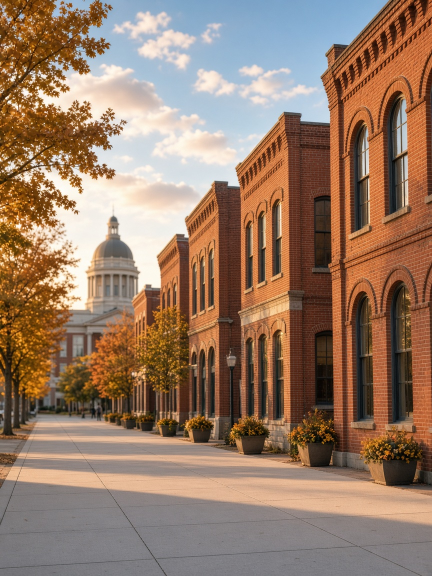
#> input picture 2026-11-08-neighborhood-concord/build/src/gen-01-raw.jpg, 864 x 1152 px (shown at 1/2 size); its folder holds only this picture in this run
$ python finish.py src/gen-01-raw.jpg
#> lines starting #> are read from the running program, lines starting #| are printed output that depends on the picture
### TEMPLATES/photo_registry.py
"""Photo-history registry for Denise's carousels.
Registry: TEMPLATES/photo-registry.csv (one row per photo use: carousel, slide, source id/URL, perceptual hashes).
Usage:
  python3 photo_registry.py backfill            # rebuild registry from every carousel folder (local + repo + git history)
  python3 photo_registry.py check IMG [IMG...]  # check candidate photos (originals or 1080x1350 crops) against the registry
  python3 photo_registry.py add CAROUSEL        # append a finished carousel's build/img photos (+ CREDITS ids)
Rule (CAROUSEL_STANDARD.md, PHOTO REGISTRY): every build checks new photos here, never reuses one, and appends its own.
"""
import csv, hashlib, io, os, re, subprocess, sys
from PIL import Image, ImageOps, ImageStat
import imagehash
C = "/workspace/lir-ai-team/content-research/carousels"; REPO = "/workspace/repos/lir-carousels"
REG = C + "/TEMPLATES/photo-registry.csv"
COLS = ["carousel","slide","kind","provider","source_id","source_url","photographer","file","sha1","phash","dhash","zone_phash","zone_dhash","added","notes"]
SKIP_DIRS = ("raw", "cand", "process", "__pycache__", ".git", "TEMPLATES", "build-noda", "build-tips")
UNS = re.compile(r"(?:photo-)?(\d{10,13}-[0-9a-f]{12})"); PEX = re.compile(r"pexels(?:\.com/photos?/(?:[a-z0-9-]*-)?|-photo-|[-_ ]|: ?)(\d{5,9})")
WM = re.compile(r"File:([^,|()\n]+?\.(?:jpe?g|png|tif))", re.I)
# Unsplash ids that share an upload-timestamp prefix are usually the same photographer session/series
def series_key(sid):
    m = re.match(r"(\d{10,13})-", sid or ""); return m.group(1)[:8] if m else ""

def norm45(im):
    im = ImageOps.exif_transpose(im).convert("RGB"); w, h = im.size; t = 1080/1350
    if w/h > t: nw = int(h*t); l = (w-nw)//2; im = im.crop((l,0,l+nw,h))
    else: nh = int(w/t); tp = (h-nh)//2; im = im.crop((0,tp,w,tp+nh))
    return im.resize((1080,1350), Image.LANCZOS)
def zone(im45): return im45.crop((0,130,1080,640))   # the clean photo zone in every theme (below the tag, above the text)
def hashes(im, kind):
    im = ImageOps.exif_transpose(im).convert("RGB")
    is_slide = kind == "slide_render" or im.size == (1080,1350)
    z = zone(im.resize((1080,1350), Image.LANCZOS) if is_slide else norm45(im))
    if sum(ImageStat.Stat(z.convert("L")).stddev) < 12: return None   # flat page (stats slide with no photo)
    return dict(phash=str(imagehash.phash(im)), dhash=str(imagehash.dhash(im)), zone_phash=str(imagehash.phash(z)), zone_dhash=str(imagehash.dhash(z)))
# [34 lines left out: functions ids_in, slide_ids, all_ids, kind_of, not called in this run]
def slide_no(rel):
    m = re.search(r"(?:slide-|/)(\d\d)(?:[-_.])", "/"+os.path.basename(rel) if "src" not in rel else "x"); return int(m.group(1)) if m else ""

# [59 lines left out: function backfill, not called in this run]
def load():
    return list(csv.DictReader(open(REG))) if os.path.exists(REG) else []
def save(rows):
    w = csv.DictWriter(open(REG,"w",newline=""), fieldnames=COLS); w.writeheader(); [w.writerow({k: r.get(k,"") for k in COLS}) for r in rows]
# [46 lines left out: functions check, add, not called in this run]

# [11 lines that do not run on import are left out]

# [10 lines left out: function open_row, not called in this run]

### 2026-11-08-neighborhood-concord/build/finish.py
"""Finish step for Concord NC spotlight (Sun Nov 8 2026).
  python3 build/finish.py check
  python3 build/finish.py
"""
import os, sys, csv, glob, hashlib, subprocess, datetime
sys.path.insert(0, "/workspace/repos/lir-carousels/TEMPLATES"); import photo_registry as pr
from PIL import Image
B = os.path.dirname(os.path.abspath(__file__)); D = os.path.dirname(B); NAME = os.path.basename(D)
REGS = ["/workspace/repos/lir-carousels/TEMPLATES/photo-registry.csv", "/workspace/lir-ai-team/content-research/carousels/TEMPLATES/photo-registry.csv"]
NOTE = "Concord NC Community Spotlight Nov 8 2026; Modern Charlotte Editorial; ORIGINAL image generated Nov 8 2026 with GenerateImage (no stock, no credit needed); DRAFT awaiting Denise approval"

def raws(): return sorted(glob.glob(os.path.join(B, "src", "gen-??-raw.*")))

def check():
    rows = pr.load()
    if not rows:
        alt = "/workspace/repos/lir-carousels/TEMPLATES/photo-registry.csv"
        rows = list(csv.DictReader(open(alt, newline="")))
    bad = 0
    for p in raws():
        hits = pr.check(p, rows); print(os.path.basename(p), "OK (no match)" if not hits else f"{len(hits)} possible match(es)")
        for s, r, why in hits[:5]: print("   ", s, r["carousel"], r["slide"], r["file"], why); bad += 1
    return bad

def register():
    today = datetime.date.today().isoformat(); new = []
    for p in raws():
        n = int(os.path.basename(p)[4:6]); sid = f"gen-2026-11-08-concord-{n:02d}"
        files = [(os.path.relpath(p, D), "src_original"), (f"build/src/gen-{n:02d}.jpg", "photo"),
                 (f"slide-{n:02d}.png", "slide_render"), (f"slides-1x1/slide-{n:02d}.png", "slide_render"), (f"slides-9x16/slide-{n:02d}.png", "slide_render")]
        for rel, kind in files:
            fp = os.path.join(D, rel)
            if not os.path.exists(fp): continue
            h = pr.hashes(Image.open(fp), kind)
#> in hashes, im is the input picture: PIL image 864x1152 RGB; mean R, G, B 150.5, 122.6, 103
#> in norm45, `im = im.crop((0, tp, w, tp + nh))`:
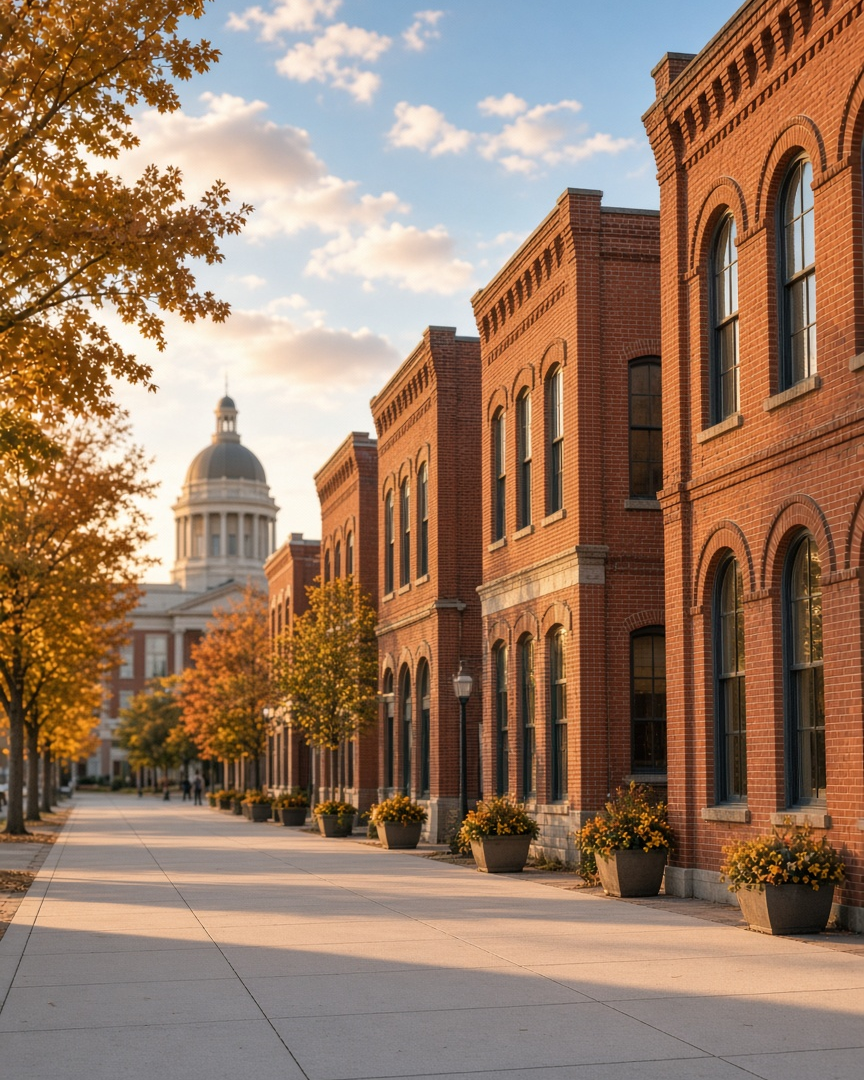
#> im: PIL image 864x1080 RGB; mean R, G, B 151.9, 121.9, 100.5
#> in zone, `def zone(im45): return im45.crop((0,130,1080,640))`:
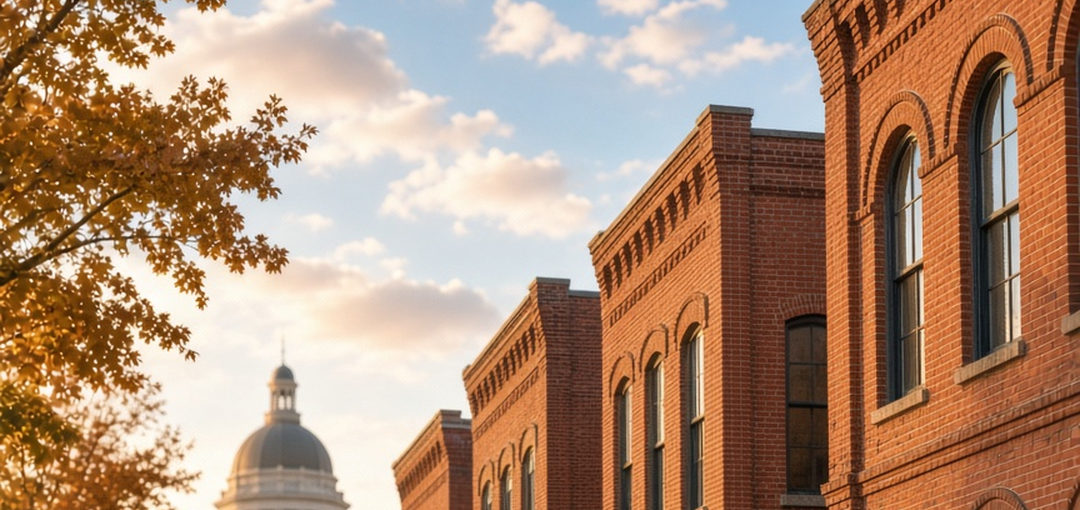
#> returned value: PIL image 1080x510 RGB; mean R, G, B 174.5, 140.8, 116.9
            if not h: continue
            new.append(dict(carousel=NAME, slide=n, kind=kind, provider="generated:GenerateImage", source_id=sid, source_url="", photographer="",
                            file=f"{NAME}/{rel}", sha1=hashlib.sha1(open(fp, "rb").read()).hexdigest(), added=today, notes=NOTE, **h))
    for reg in REGS:
        if not os.path.exists(reg):
            print("skip missing", reg); continue
        have = {(r["carousel"], r["sha1"]) for r in csv.DictReader(open(reg, newline=""))}
        add = [r for r in new if (r["carousel"], r["sha1"]) not in have]
        with open(reg, "a", newline="") as f:
            w = csv.DictWriter(f, fieldnames=pr.COLS, lineterminator="\r\n"); [w.writerow(r) for r in add]
        print(reg, "+", len(add), "rows")
    return len(new)

if __name__ == "__main__":
    if sys.argv[1:2] == ["check"]: sys.exit(1 if check() else 0)
    print("registered", register(), "rows per registry copy")
#> (the call stopped at in hashes, `return dict(phash=str(imagehash.phash(im)), dhash=str(imagehash.dhash(..`: imagehash is not available in this run)
    subprocess.run([sys.executable, "/workspace/repos/lir-carousels/TEMPLATES/compliance_check.py", D])
    for f in ["slides.zip", "slides-1x1.zip", "slides-9x16.zip", "slides-jpg.zip", "slides-1x1-jpg.zip", "slides-9x16-jpg.zip", f"{NAME}-DRAFT.pdf", "youtube-short.mp4"]:
        p = os.path.join(D, f)
        if os.path.exists(p): print(f, f"{os.path.getsize(p)/1e6:.1f} MB")
    mp4 = os.path.join(D, "youtube-short.mp4")
    if os.path.exists(mp4):
        print(subprocess.run(["ffprobe", "-v", "error", "-show_entries", "format=duration:stream=codec_type,codec_name,width,height", "-of", "json", mp4],
                             capture_output=True, text=True).stdout)

$ run again, on 2026-11-08-neighborhood-concord/build/src/gen-03-raw.jpg
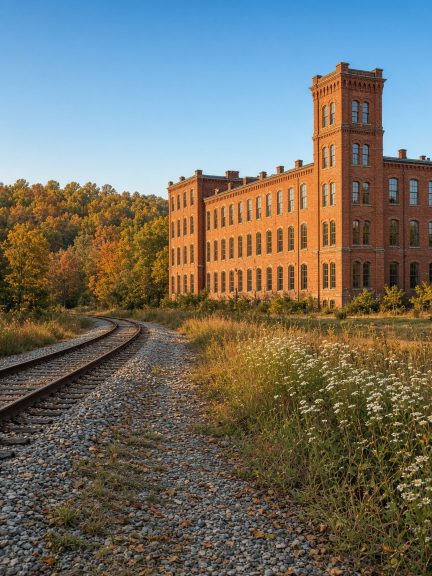
#> input picture 2026-11-08-neighborhood-concord/build/src/gen-03-raw.jpg, 864 x 1152 px (shown at 1/2 size)
#> in hashes, im is the input picture: PIL image 864x1152 RGB; mean R, G, B 113.3, 112, 102.3
#> in norm45, `im = im.crop((0, tp, w, tp + nh))`:
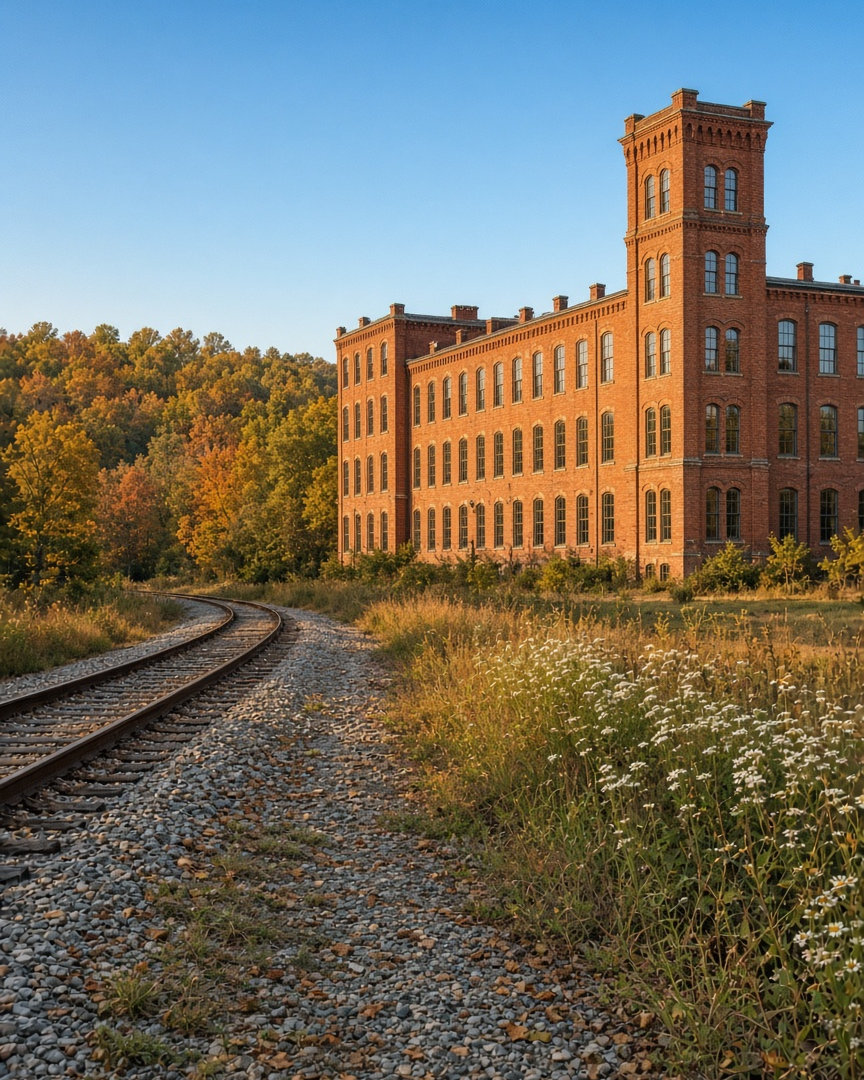
#> im: PIL image 864x1080 RGB; mean R, G, B 115.8, 112, 100
#> in zone, `def zone(im45): return im45.crop((0,130,1080,640))`:
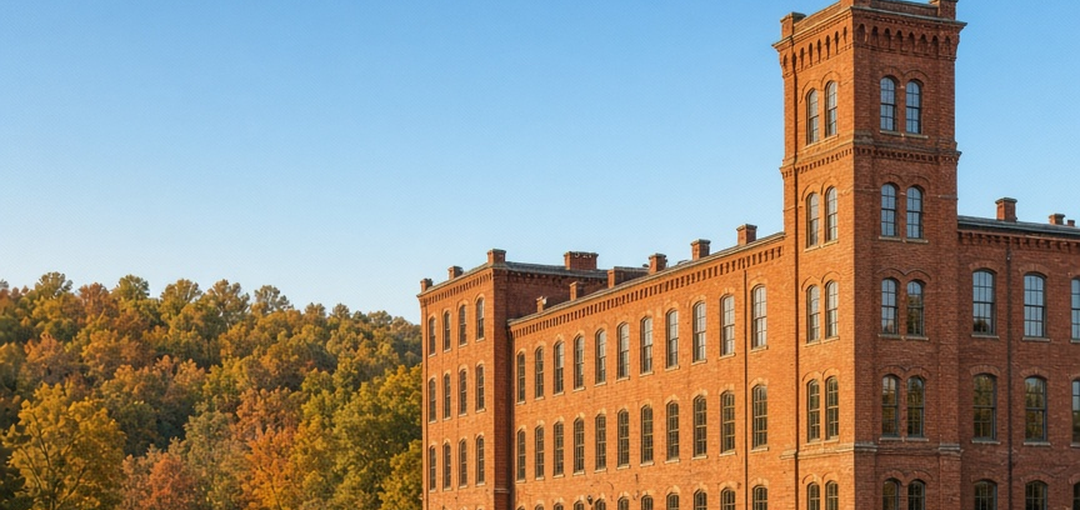
#> returned value: PIL image 1080x510 RGB; mean R, G, B 149, 143.5, 134.8

$ run again, on 2026-11-08-neighborhood-concord/build/src/gen-05-raw.jpg
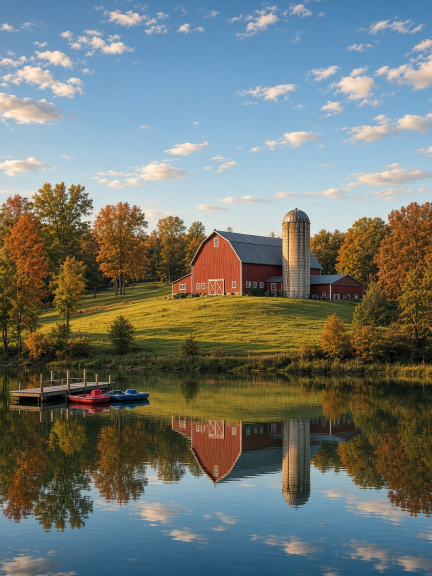
#> input picture 2026-11-08-neighborhood-concord/build/src/gen-05-raw.jpg, 864 x 1152 px (shown at 1/2 size)
#> in hashes, im is the input picture: PIL image 864x1152 RGB; mean R, G, B 112.9, 120.3, 115
#> in norm45, `im = im.crop((0, tp, w, tp + nh))`:
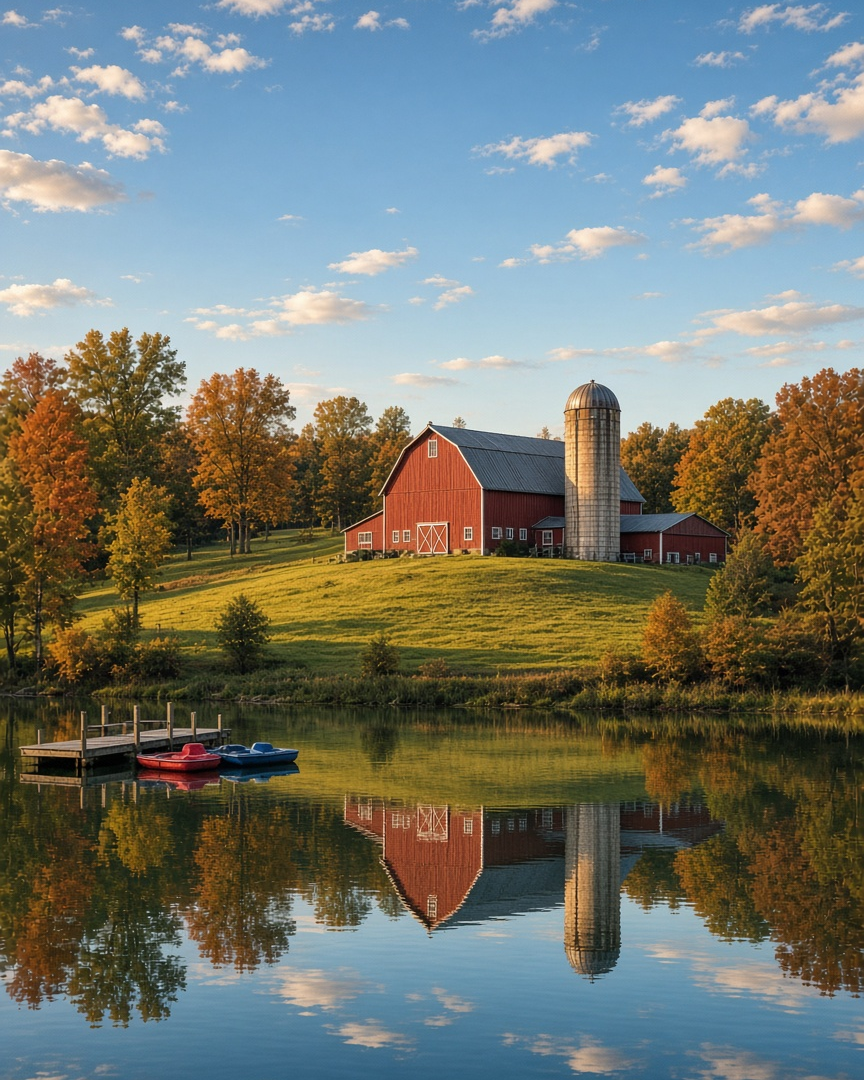
#> im: PIL image 864x1080 RGB; mean R, G, B 115.4, 120.6, 112.9
#> in zone, `def zone(im45): return im45.crop((0,130,1080,640))`:
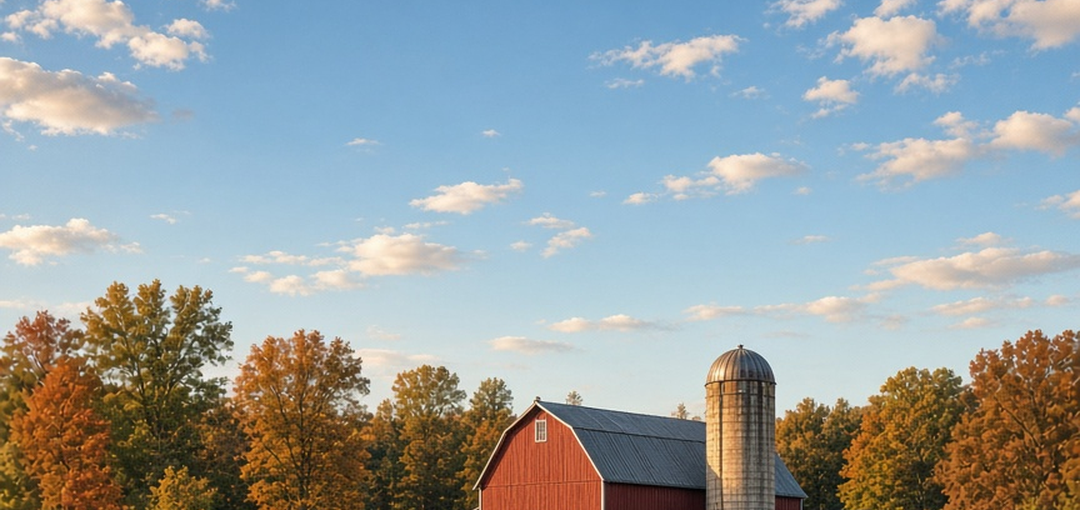
#> returned value: PIL image 1080x510 RGB; mean R, G, B 152.3, 161.3, 163.4

$ run again, on 2026-11-08-neighborhood-concord/build/src/gen-09-raw.jpg
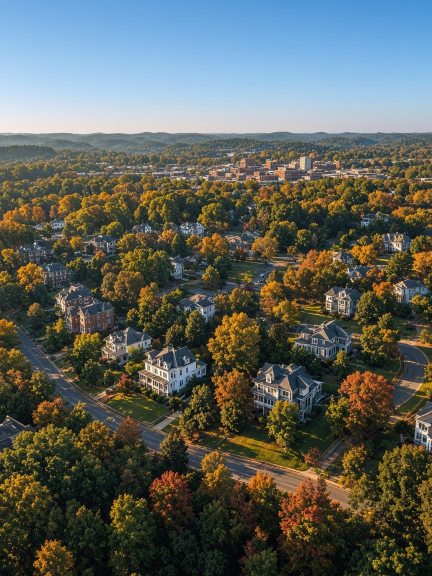
#> input picture 2026-11-08-neighborhood-concord/build/src/gen-09-raw.jpg, 864 x 1152 px (shown at 1/2 size)
#> in hashes, im is the input picture: PIL image 864x1152 RGB; mean R, G, B 91.3, 96.2, 89.5
#> in norm45, `im = im.crop((0, tp, w, tp + nh))`:
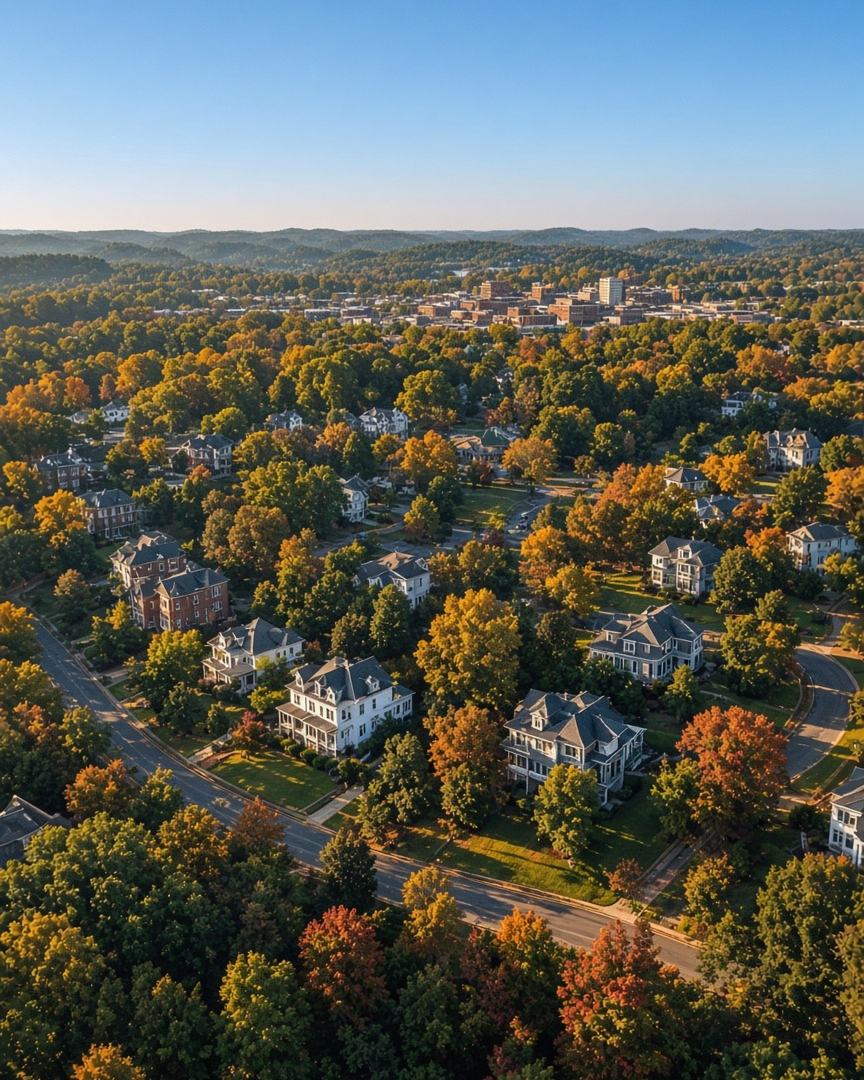
#> im: PIL image 864x1080 RGB; mean R, G, B 93.2, 96.3, 87.5
#> in zone, `def zone(im45): return im45.crop((0,130,1080,640))`:
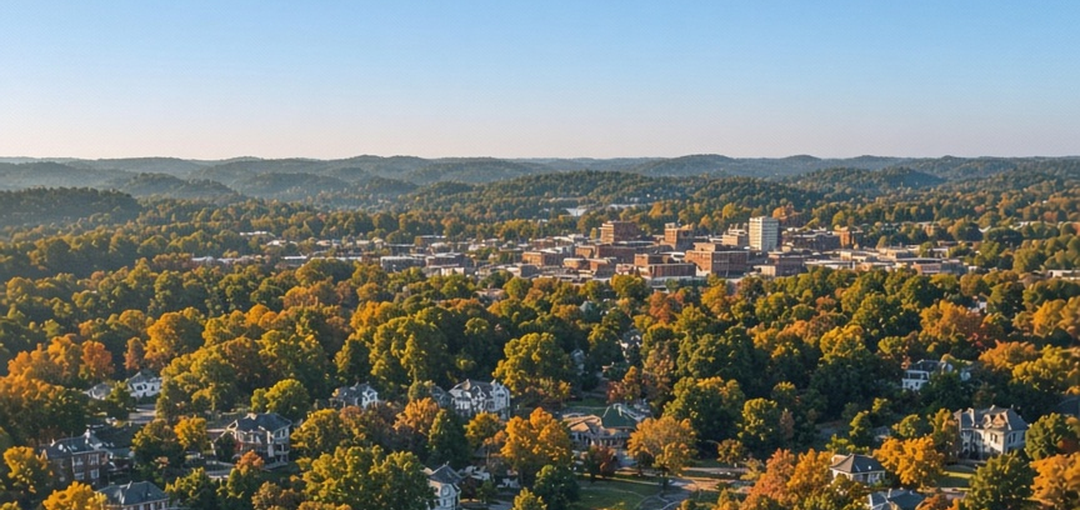
#> returned value: PIL image 1080x510 RGB; mean R, G, B 121.6, 124.7, 117.1
